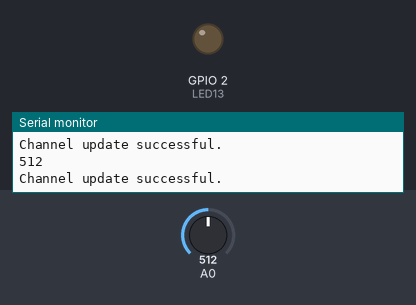
Bench run of a program on a simulated ESP8266 (NodeMCU). Shown: output pins drawn as LEDs (lit = HIGH), the last lines printed to the serial monitor. The test bench sets the inputs (shaded band); at power-on: A0 = 512. WiFi joins after 1.5 s; servers stay silent unless stated.

Above: at 11.1 s.
11.2 s: A0 set to 543
19.0 s: A0 set to 566
At 21.6 s:
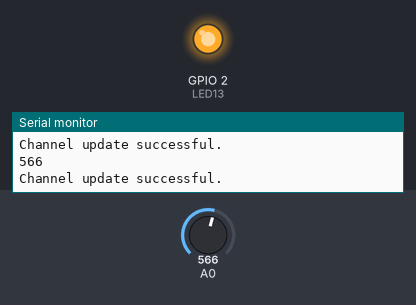
26.8 s: A0 set to 540
At 33.0 s:
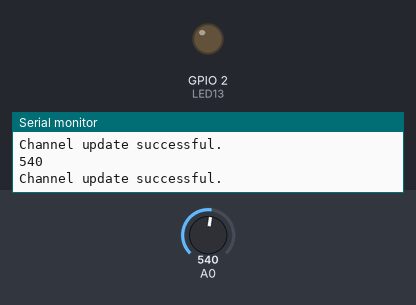
34.6 s: A0 set to 560
At 37.5 s:
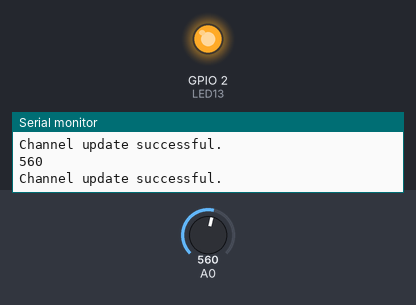
Timing chart, 0 to 39.0 s (numbered marks = the images above; inputs shaded):
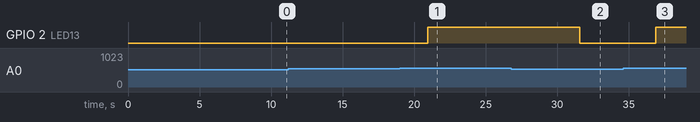

Measured:
- the behaviour switches between 550 and 551 on A0 (found by bisection; images 0 and 1)
- after the input at 19.0 s, GPIO 2 (LED13): LOW → HIGH after 1.9 s
- after the input at 26.8 s, GPIO 2 (LED13): HIGH → LOW after 4.8 s
- after the input at 34.6 s, GPIO 2 (LED13): LOW → HIGH after 2.3 s

The program:

main.cpp
```cpp
#include <Arduino.h>
#include <ESP8266WiFi.h>
#include "ThingSpeak.h"

const char* ssid = "Miku Chan";   // your network SSID (name)
char* password = "cube12345";   // your network password
int PulseSensorPurplePin = 0;        // Pulse Sensor PURPLE WIRE connected to ANALOG PIN 0
int LED13 = 2;   //  The on-board Arduion LED

WiFiClient  client;

int Signal;                // holds the incoming raw data. Signal value can range from 0-1024
int Threshold = 550;            // Determine which Signal to "count as a beat", and which to ingore.

// Timer variables
unsigned long lastTime = 0;
unsigned long timerDelay = 30000;

// The SetUp Function:
void setup() {

  pinMode(LED13,OUTPUT);         // pin that will blink to your heartbeat!
  Serial.begin(9600);         // Set's up Serial Communication at certain speed.
  WiFi.mode(WIFI_STA);
  ThingSpeak.begin(client);

}

// The Main Loop Function
void loop() {
  WiFi.begin(ssid, password);
  delay(5000);

  Signal = analogRead(PulseSensorPurplePin);  // Read the PulseSensor's value.
  Serial.println(Signal);                    // Send the Signal value to Serial Plotter.
  ThingSpeak.setField(1, Signal);
  if(Signal > Threshold){                          // If the signal is above "550", then "turn-on" Arduino's on-Board LED.
    digitalWrite(LED13,HIGH);
  } else {
    digitalWrite(LED13,LOW);                //  Else, the sigal must be below "550", so "turn-off" this LED.
  }
// set the fields with the values


    // Write to ThingSpeak. There are up to 8 fields in a channel, allowing you to store up to 8 different
    // pieces of information in a channel.  Here, we write to field 1.
    int x = ThingSpeak.writeFields(2136253, "EEJQ45S6N48KA6O4");

    if(x == 200){
      Serial.println("Channel update successful.");
    }
    else{
      Serial.println("Problem updating channel. HTTP error code " + String(x));
    }
delay(10);

lastTime = millis();
}
```
